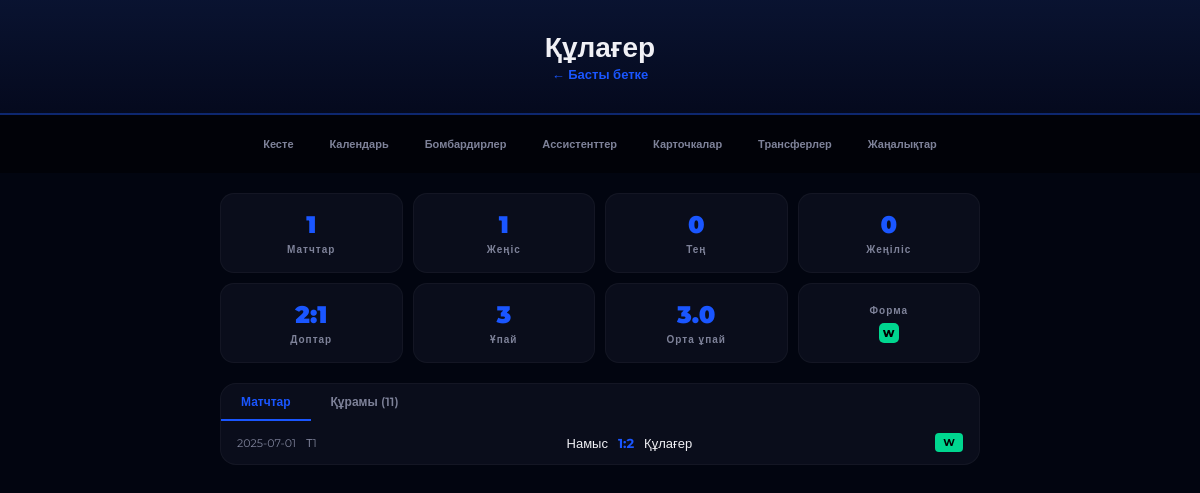
/team/1, run on the app's committed database.
### tables this page shows
CREATE TABLE teams (
        id INTEGER PRIMARY KEY, name TEXT, logo TEXT DEFAULT '',
        games INTEGER DEFAULT 0, wins INTEGER DEFAULT 0, draws INTEGER DEFAULT 0,
        losses INTEGER DEFAULT 0, goals_for INTEGER DEFAULT 0, goals_against INTEGER DEFAULT 0,
        points INTEGER DEFAULT 0
    );

CREATE TABLE matches (
        id INTEGER PRIMARY KEY, round INTEGER, home_team_id INTEGER, away_team_id INTEGER,
        home_score INTEGER DEFAULT 0, away_score INTEGER DEFAULT 0,
        match_date TEXT, status TEXT DEFAULT 'scheduled',
        FOREIGN KEY (home_team_id) REFERENCES teams(id),
        FOREIGN KEY (away_team_id) REFERENCES teams(id)
    );

### app.py (the view)
@app.route('/team/<int:id>')
def team(id):
    db = get_db()
    team_data = db.execute('SELECT * FROM teams WHERE id = ?', (id,)).fetchone()
    players = db.execute(
        'SELECT * FROM players WHERE team_id = ? ORDER BY goals DESC, number ASC', (id,)
    ).fetchall()
    all_matches = db.execute('''
        SELECT m.*, t1.name as home_name, t2.name as away_name
        FROM matches m
        JOIN teams t1 ON m.home_team_id = t1.id
        JOIN teams t2 ON m.away_team_id = t2.id
        WHERE (m.home_team_id = ? OR m.away_team_id = ?) AND m.status = 'finished'
        ORDER BY m.match_date DESC
    ''', (id, id)).fetchall()
    form = []
    for match in all_matches[:5]:
        is_home = match['home_team_id'] == id
        if is_home:
            if match['home_score'] > match['away_score']: form.append('W')
            elif match['home_score'] < match['away_score']: form.append('L')
            else: form.append('D')
        else:
            if match['away_score'] > match['home_score']: form.append('W')
            elif match['away_score'] < match['home_score']: form.append('L')
            else: form.append('D')
    db.close()
    return render_template('team.html', team=team_data, players=players, matches=all_matches, form=form)

### app.py (called while the page is built)
def get_db():
    conn = sqlite3.connect('league.db')
    conn.row_factory = sqlite3.Row
    return conn

### templates/team.html (shortened to what this page needs)
<!DOCTYPE html>
<html lang="kk">
<head>
</head>
<body>
    <div class="header">
        <h1>{{ team.name }}</h1>
        <a href="/">← Басты бетке</a>
    </div>
    <div class="nav">
        <a href="/">Кесте</a><a href="/calendar">Календарь</a><a href="/scorers">Бомбардирлер</a><a href="/assists">Ассистенттер</a><a href="/cards">Карточкалар</a><a href="/transfers">Трансферлер</a><a href="/news">Жаңалықтар</a>
    </div>
    <div class="container">
        <div class="stats-grid">
            <div class="stat-box"><div class="val">{{ team.games }}</div><div class="lbl">Матчтар</div></div>
            <div class="stat-box"><div class="val">{{ team.wins }}</div><div class="lbl">Жеңіс</div></div>
            <div class="stat-box"><div class="val">{{ team.draws }}</div><div class="lbl">Тең</div></div>
            <div class="stat-box"><div class="val">{{ team.losses }}</div><div class="lbl">Жеңіліс</div></div>
            <div class="stat-box"><div class="val">{{ team.goals_for }}:{{ team.goals_against }}</div><div class="lbl">Доптар</div></div>
            <div class="stat-box"><div class="val">{{ team.points }}</div><div class="lbl">Ұпай</div></div>
            <div class="stat-box">
                <div class="val">{% if team.games>0 %}{{ "%.1f"|format(team.points/team.games) }}{% else %}0{% endif %}</div>
                <div class="lbl">Орта ұпай</div>
            </div>
            <div class="stat-box">
                <div class="lbl">Форма</div>
                <div class="form-dots">
                    {% for f in form %}<span class="form-dot form-{{ f }}">{{ f }}</span>{% endfor %}
                </div>
            </div>
        </div>
        <div class="card">
            <div class="tabs">
                <div class="tab active" onclick="showTab('matches')">Матчтар</div>
                <div class="tab" onclick="showTab('players')">Құрамы ({{ players|length }})</div>
            </div>
            <div id="tab-matches" class="tab-content active">
                {% for m in matches %}
                <div class="match-row">
                    <span style="color:#7e8299;font-size:11px;">{{ m.match_date }}</span>
                    <span style="color:#7e8299;font-size:11px;">Т{{ m.round }}</span>
                    <span style="flex:1;text-align:right;">{{ m.home_name }}</span>
                    <a href="/match-report/{{ m.id }}" style="text-decoration:none;"><span class="match-score">{{ m.home_score }}:{{ m.away_score }}</span></a>
                    <span style="flex:1;">{{ m.away_name }}</span>
                    {% set is_home = m.home_team_id == team.id %}
                    {% if is_home %}
                        {% if m.home_score > m.away_score %}<span class="badge badge-w">W</span>
                        {% elif m.home_score < m.away_score %}<span class="badge badge-l">L</span>
                        {% else %}<span class="badge badge-d">D</span>{% endif %}
                    {% else %}
                        {% if m.away_score > m.home_score %}<span class="badge badge-w">W</span>
                        {% elif m.away_score < m.home_score %}<span class="badge badge-l">L</span>
                        {% else %}<span class="badge badge-d">D</span>{% endif %}
                    {% endif %}
                </div>
                {% endfor %}
            </div>
        </div>
    </div>
</body>
</html>

### templates/team.html (style rules this page uses)
* { margin: 0; padding: 0; box-sizing: border-box; }
body { font-family: 'Montserrat', sans-serif; background: #020510; color: #f0f0f5; }
.header { background: linear-gradient(180deg, rgba(10,20,50,0.95), rgba(5,10,30,0.95)); padding: 30px 20px; text-align: center; border-bottom: 2px solid rgba(26,86,255,0.3); }
.header h1 { font-size: 28px; font-weight: 900; }
.header a { color: #1a56ff; text-decoration: none; font-size: 13px; font-weight: 600; }
.nav { display: flex; justify-content: center; gap: 4px; padding: 12px; background: rgba(0,0,0,0.5); flex-wrap: wrap; }
.nav a { color: #7e8299; text-decoration: none; padding: 10px 16px; border-radius: 12px; font-size: 11px; font-weight: 600; }
.container { max-width: 800px; margin: 0 auto; padding: 20px; }
.stats-grid { display: grid; grid-template-columns: repeat(4, 1fr); gap: 10px; margin-bottom: 20px; }
.stat-box { background: rgba(12,16,30,0.85); border-radius: 14px; padding: 16px; text-align: center; border: 1px solid rgba(255,255,255,0.04); }
.stat-box .val { font-size: 24px; font-weight: 900; color: #1a56ff; }
.stat-box .lbl { font-size: 10px; color: #7e8299; font-weight: 600; letter-spacing: 1px; margin-top: 4px; }
.form-dots { display: flex; gap: 4px; justify-content: center; margin-top: 6px; }
.form-dot { width: 20px; height: 20px; border-radius: 5px; font-size: 10px; font-weight: 800; display: flex; align-items: center; justify-content: center; }
.form-W { background: #00d68f; color: #000; }
.card { background: rgba(12,16,30,0.85); border-radius: 16px; border: 1px solid rgba(255,255,255,0.04); overflow: hidden; margin-bottom: 16px; }
.tabs { display: flex; }
.tab { padding: 10px 20px; cursor: pointer; font-weight: 600; font-size: 12px; color: #7e8299; border-bottom: 2px solid transparent; transition: all 0.3s; }
.tab.active { color: #1a56ff; border-bottom-color: #1a56ff; }
.tab-content { display: none; }
.tab-content.active { display: block; }
.match-row { display: flex; align-items: center; padding: 12px 16px; border-bottom: 1px solid rgba(255,255,255,0.02); gap: 10px; font-size: 13px; }
.match-row:last-child { border-bottom: none; }
.match-score { font-weight: 700; color: #1a56ff; }
.badge { padding: 3px 8px; border-radius: 4px; font-weight: 700; font-size: 10px; }
.badge-w { background: #00d68f; color: #000; }

### data on the page
teams: name "Құлағер", games "1", wins "1", draws "0", losses "0", goals_for "2", goals_against "1", points "3", team.points/team.games "3.0"
matches: match_date "2025-07-01", round "1", home_name "Намыс", home_score "1", away_score "2", away_name "Құлағер", shows "W"

### other printed values
{{ f }} "W"
{{ players|length }} "11"
